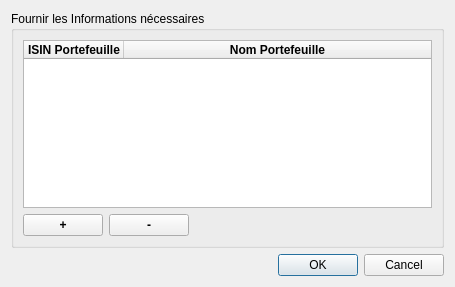
<?xml version="1.0" encoding="UTF-8"?>
<ui version="4.0">
 <class>AddPFDialog</class>
 <widget class="QDialog" name="AddPFDialog">
  <property name="geometry">
   <rect>
    <x>0</x>
    <y>0</y>
    <width>455</width>
    <height>287</height>
   </rect>
  </property>
  <property name="windowTitle">
   <string>Dialog</string>
  </property>
  <layout class="QVBoxLayout" name="verticalLayout_3">
   <item>
    <widget class="QGroupBox" name="groupBox">
     <property name="title">
      <string>Fournir les Informations nécessaires</string>
     </property>
     <layout class="QVBoxLayout" name="verticalLayout_4">
      <item>
       <layout class="QVBoxLayout" name="verticalLayout">
        <item>
         <widget class="QTableWidget" name="tableWidget">
          <property name="alternatingRowColors">
           <bool>true</bool>
          </property>
          <property name="showGrid">
           <bool>false</bool>
          </property>
          <property name="gridStyle">
           <enum>Qt::NoPen</enum>
          </property>
          <attribute name="horizontalHeaderVisible">
           <bool>true</bool>
          </attribute>
          <attribute name="horizontalHeaderStretchLastSection">
           <bool>true</bool>
          </attribute>
          <attribute name="verticalHeaderVisible">
           <bool>true</bool>
          </attribute>
          <attribute name="verticalHeaderDefaultSectionSize">
           <number>22</number>
          </attribute>
          <column>
           <property name="text">
            <string>ISIN Portefeuille</string>
           </property>
           <property name="font">
            <font>
             <weight>75</weight>
             <bold>true</bold>
            </font>
           </property>
          </column>
          <column>
           <property name="text">
            <string>Nom Portefeuille</string>
           </property>
           <property name="font">
            <font>
             <weight>75</weight>
             <bold>true</bold>
            </font>
           </property>
          </column>
         </widget>
        </item>
        <item>
         <layout class="QHBoxLayout" name="horizontalLayout">
          <property name="sizeConstraint">
           <enum>QLayout::SetFixedSize</enum>
          </property>
          <item>
           <widget class="QPushButton" name="pushButtonAjouter">
            <property name="sizePolicy">
             <sizepolicy hsizetype="Fixed" vsizetype="Fixed">
              <horstretch>0</horstretch>
              <verstretch>0</verstretch>
             </sizepolicy>
            </property>
            <property name="minimumSize">
             <size>
              <width>50</width>
              <height>0</height>
             </size>
            </property>
            <property name="maximumSize">
             <size>
              <width>80</width>
              <height>16777215</height>
             </size>
            </property>
            <property name="font">
             <font>
              <weight>75</weight>
              <bold>true</bold>
             </font>
            </property>
            <property name="text">
             <string>+</string>
            </property>
           </widget>
          </item>
          <item>
           <widget class="QPushButton" name="pushButtonSupprimer">
            <property name="sizePolicy">
             <sizepolicy hsizetype="Fixed" vsizetype="Fixed">
              <horstretch>0</horstretch>
              <verstretch>0</verstretch>
             </sizepolicy>
            </property>
            <property name="maximumSize">
             <size>
              <width>90</width>
              <height>16777215</height>
             </size>
            </property>
            <property name="font">
             <font>
              <weight>75</weight>
              <bold>true</bold>
             </font>
            </property>
            <property name="text">
             <string>-</string>
            </property>
           </widget>
          </item>
          <item>
           <spacer name="horizontalSpacer">
            <property name="orientation">
             <enum>Qt::Horizontal</enum>
            </property>
            <property name="sizeHint" stdset="0">
             <size>
              <width>40</width>
              <height>20</height>
             </size>
            </property>
           </spacer>
          </item>
         </layout>
        </item>
       </layout>
      </item>
     </layout>
    </widget>
   </item>
   <item>
    <widget class="QDialogButtonBox" name="buttonBox">
     <property name="orientation">
      <enum>Qt::Horizontal</enum>
     </property>
     <property name="standardButtons">
      <set>QDialogButtonBox::Cancel|QDialogButtonBox::Ok</set>
     </property>
    </widget>
   </item>
  </layout>
 </widget>
 <resources/>
 <connections>
  <connection>
   <sender>buttonBox</sender>
   <signal>accepted()</signal>
   <receiver>AddPFDialog</receiver>
   <slot>accept()</slot>
   <hints>
    <hint type="sourcelabel">
     <x>248</x>
     <y>254</y>
    </hint>
    <hint type="destinationlabel">
     <x>157</x>
     <y>274</y>
    </hint>
   </hints>
  </connection>
  <connection>
   <sender>buttonBox</sender>
   <signal>rejected()</signal>
   <receiver>AddPFDialog</receiver>
   <slot>reject()</slot>
   <hints>
    <hint type="sourcelabel">
     <x>316</x>
     <y>260</y>
    </hint>
    <hint type="destinationlabel">
     <x>286</x>
     <y>274</y>
    </hint>
   </hints>
  </connection>
 </connections>
</ui>
